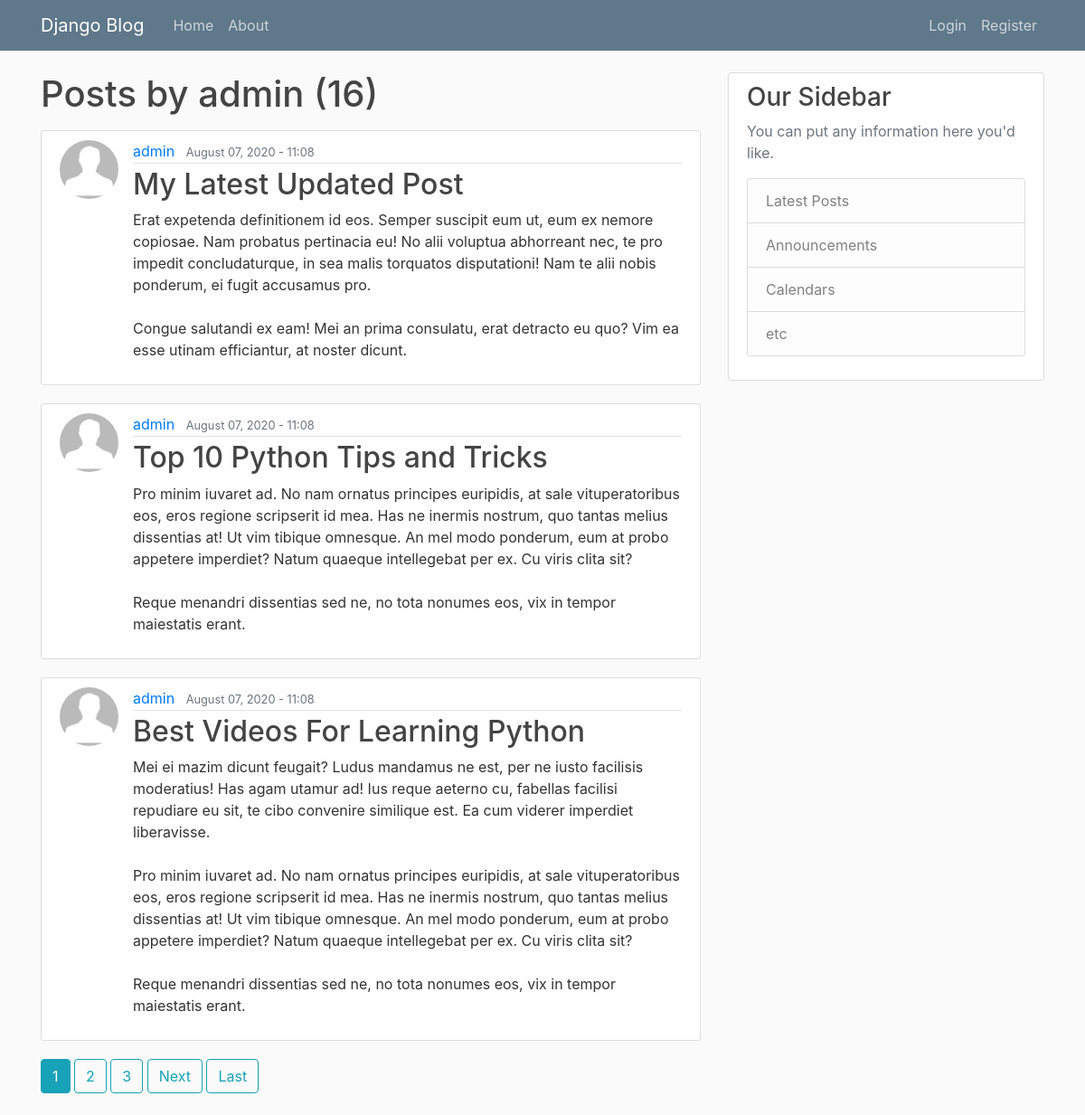
Screenshot of /user/admin with the database file from the repository.
### blog/models.py (models this page shows, shortened)
class Post(models.Model):
    title = models.CharField(max_length=100)
    content = models.TextField()
    date_posted = models.DateTimeField(default=timezone.now)
    author = models.ForeignKey(User, on_delete=models.CASCADE)

### users/models.py (models this page shows, shortened)
class Profile(models.Model):
    user = models.OneToOneField(User, on_delete=models.CASCADE)
    image = models.ImageField(default='default.jpg', upload_to='profile_pics')

### blog/views.py (the view)
# urls.py: path('user/<str:username>', UserPostListView.as_view(), name='user-posts'),
class UserPostListView(ListView):
    model = Post
    template_name = 'blog/user_posts.html' # <app>/<model>_<viewtype>.html
    context_object_name = 'posts'
    paginate_by = 3
    def get_queryset(self):
        user = get_object_or_404(User, username=self.kwargs.get('username'))
        return Post.objects.filter(author=user).order_by('-date_posted')

### blog/templates/blog/user_posts.html (shortened to what this page needs)
{% extends "blog/base.html" %}
{% block content %}
    <h1 class="mb-3" >Posts by {{ view.kwargs.username }} ({{ page_obj.paginator.count }})</h1>
    {% for post in posts %}
        <article class="media content-section">
            <img class="rounded-circle article-img" src="{{ post.author.profile.image.url }}" alt="">
            <div class="media-body">
            <div class="article-metadata">
                <a class="mr-2" href="{% url 'user-posts' post.author.username %}">{{ post.author }}</a>
                <small class="text-muted">{{ post.date_posted | date:"F d, Y - H:m" }}</small>
            </div>
            <h2><a class="article-title" href="{% url 'post-detail' post.id %}">{{ post.title }}</a></h2>
            <p class="article-content">{{ post.content }}</p>
            </div>
        </article>
    {% endfor %}
    {% if is_paginated %}
        {% for num in page_obj.paginator.page_range %}
            {% if page_obj.number == num %}
                <a class="btn btn-info mb-4" href="?page={{ num }}">{{ num }}</a>
            {% elif num > page_obj.number|add:'-3' and num < page_obj.number|add:'3' %}
                <a class="btn btn-outline-info mb-4" href="?page={{ num }}">{{ num }}</a>
            {% endif %}
        {% endfor %}
        {% if page_obj.has_next %}
            <a class="btn btn-outline-info mb-4" href="?page={{ page_obj.next_page_number }}">Next</a>
            <a class="btn btn-outline-info mb-4" href="?page={{ page_obj.paginator.num_pages }}">Last</a>
        {% endif %}
    {% endif %}
{% endblock content %}

### blog/static/blog/main.css (style rules this page uses)
body { background: #fafafa; color: #333333; margin-top: 5rem; }
h1, h2, h3, h4, h5, h6 { color: #444444; }
.content-section { background: #ffffff; padding: 10px 20px; border: 1px solid #dddddd; border-radius: 3px; margin-bottom: 20px; }
.article-title { color: #444444; }
.article-content { white-space: pre-line; }
.article-img { height: 65px; width: 65px; margin-right: 16px; }
.article-metadata { padding-bottom: 1px; margin-bottom: 4px; border-bottom: 1px solid #e3e3e3 }

### rows the page displays
Post: author.profile.image (picture), author "admin", date_posted "August 07, 2020 - 11:08", title "My Latest Updated Post", content "Erat expetenda definitionem id eos. Semper suscipit eum ut, eum ex nemore copiosae. Nam probatus pertinacia eu! No alii voluptua abhorreant nec, te pro impedit concludaturque, in sea malis torquatos disputationi! Nam te alii nobis ponderum, ei fugit accusamus pro. Congue salutandi ex eam! Mei an prima consulatu, erat detracto eu quo? Vim ea esse utinam efficiantur, at noster dicunt."
Post: author.profile.image (picture), author "admin", date_posted "August 07, 2020 - 11:08", title "Top 10 Python Tips and Tricks", content "Pro minim iuvaret ad. No nam ornatus principes euripidis, at sale vituperatoribus eos, eros regione scripserit id mea. Has ne inermis nostrum, quo tantas melius dissentias at! Ut vim tibique omnesque. An mel modo ponderum, eum at probo appetere imperdiet? Natum quaeque intellegebat per ex. Cu viris clita sit? Reque menandri dissentias sed ne, no tota nonumes eos, vix in tempor maiestatis erant."
Post: author.profile.image (picture), author "admin", date_posted "August 07, 2020 - 11:08", title "Best Videos For Learning Python", content "Mei ei mazim dicunt feugait? Ludus mandamus ne est, per ne iusto facilisis moderatius! Has agam utamur ad! Ius reque aeterno cu, fabellas facilisi repudiare eu sit, te cibo convenire similique est. Ea cum viderer imperdiet liberavisse. Pro minim iuvaret ad. No nam ornatus principes euripidis, at sale vituperatoribus eos, eros regione scripserit id mea. Has ne inermis nostrum, quo tantas melius dissentias at! Ut vim tibique omnesque. An mel modo ponderum, eum at probo appetere imperdiet? Natum quaeque intellegebat per ex. Cu viris clita sit? Reque menandri dissentias sed ne, no tota nonumes eos, vix in tempor maiestatis erant."

### other values shown
{{ view.kwargs.username }} "admin"
{{ page_obj.paginator.count }} "16"
{{ num }} "1"
{{ num }} "2" "3"
